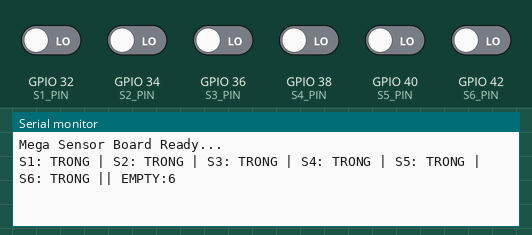
This sketch was run on a simulated ESP32. Parts: the last lines printed to the serial monitor. The test bench sets the inputs (shaded band); at power-on: GPIO 32 (S1_PIN), GPIO 34 (S2_PIN), GPIO 36 (S3_PIN), GPIO 38 (S4_PIN), GPIO 40 (S5_PIN), GPIO 42 (S6_PIN) LOW.

Above: at 1.2 s.
1.3 s: GPIO 32 (S1_PIN) driven HIGH
At 1.9 s:
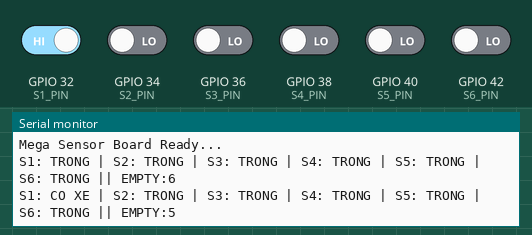
3.0 s: GPIO 34 (S2_PIN) driven HIGH
At 4.4 s:
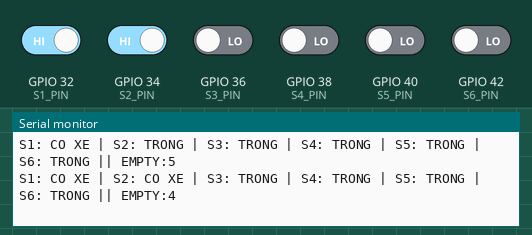
4.7 s: GPIO 36 (S3_PIN) driven HIGH
At 6.0 s:
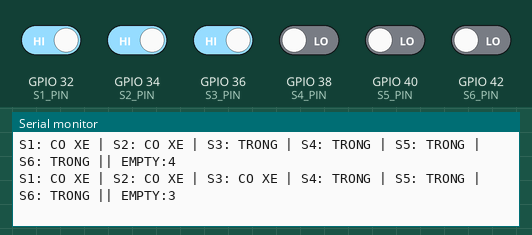
6.3 s: GPIO 38 (S4_PIN) driven HIGH
At 7.4 s:
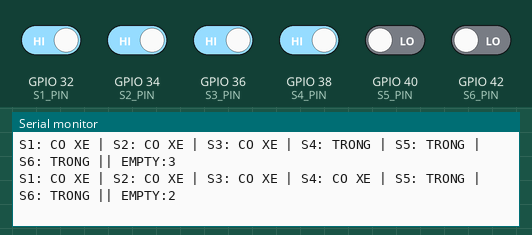
7.9 s: GPIO 40 (S5_PIN) driven HIGH
At 8.8 s:
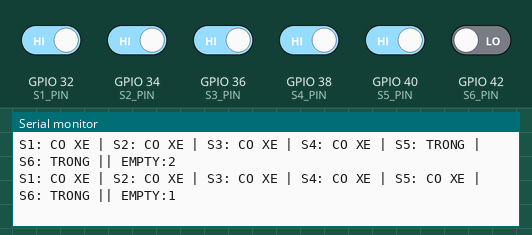
9.4 s: GPIO 42 (S6_PIN) driven HIGH
At 10.2 s:
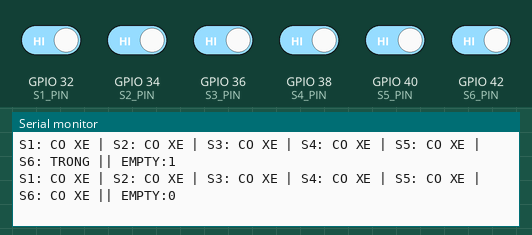

The sketch:

baixe.ino
```cpp
#define S1_PIN 32
#define S2_PIN 34
#define S3_PIN 36
#define S4_PIN 38
#define S5_PIN 40
#define S6_PIN 42

// Mạng lưu trạng thái trước đó để so sánh chống spam UART
int prev[6] = {-1, -1, -1, -1, -1, -1};

// Hàm lọc nhiễu phần mềm cực tốt cho cảm biến hồng ngoại
int readStable(int pin){
  int count = 0;
  for(int i = 0; i < 10; i++){
    if(digitalRead(pin) == 1) count++;
    delay(2);
  }
  return (count >= 7) ? 1 : 0;
}

void setup() {
  Serial.begin(9600);    // Debug lên máy tính
  Serial1.begin(9600);   // Giao tiếp UART phần cứng nối thẳng với ESP32

  pinMode(S1_PIN, INPUT);
  pinMode(S2_PIN, INPUT);
  pinMode(S3_PIN, INPUT);
  pinMode(S4_PIN, INPUT);
  pinMode(S5_PIN, INPUT);
  pinMode(S6_PIN, INPUT);

  Serial.println("Mega Sensor Board Ready...");
}

void loop() {
  int s[6];

  s[0] = readStable(S1_PIN);
  s[1] = readStable(S2_PIN);
  s[2] = readStable(S3_PIN);
  s[3] = readStable(S4_PIN);
  s[4] = readStable(S5_PIN);
  s[5] = readStable(S6_PIN);

  // ===== KIỂM TRA XEM CÓ SỰ THAY ĐỔI XE RA/VÀO CHUỒNG KHÔNG =====
  bool hasChanged = false;
  for(int i = 0; i < 6; i++){
    if(s[i] != prev[i]){
      hasChanged = true;
      prev[i] = s[i];
    }
  }

  // ===== CHỈ GỬI KHI CÓ THAY ĐỔI HOẶC ĐỊNH KỲ 5 GIÂY (HEARTBEAT) =====
  static unsigned long lastForceSend = 0;

  if (hasChanged || millis() - lastForceSend > 5000) {
    int empty = 0;
    String msg = "";

    for(int i = 0; i < 6; i++){
      if(s[i] == 0) empty++;

      msg += "S";
      msg += String(i+1);
      msg += ": ";
      msg += (s[i] == 1 ? "CO XE" : "TRONG");

      if(i < 5) msg += " | ";
    }

    msg += " || EMPTY:";
    msg += String(empty);

    // Xuất dữ liệu đồng thời lên cả 2 cổng Serial
    Serial.println(msg);     // Xem trên máy tính
    Serial1.println(msg);    // Bắn sang chân RX2 của ESP32

    lastForceSend = millis();
  }

  delay(50);
}
```

Measured:
- after the input at 1.3 s, the serial monitor: prints a new line after 0.22 s (image 1)
- after the input at 3.0 s, the serial monitor: prints a new line after 0.26 s (image 2)
- after the input at 4.7 s, the serial monitor: prints a new line after 0.13 s (image 3)
- after the input at 6.3 s, the serial monitor: prints a new line after 0.11 s (image 4)
- after the input at 7.9 s, the serial monitor: prints a new line after 0.08 s (image 5)
- after the input at 9.4 s, the serial monitor: prints a new line after 0.15 s (image 6)
